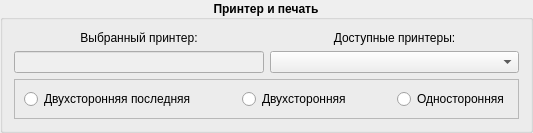
         <widget class="QGroupBox" name="groupBox_41101_printer">
          <property name="font">
           <font>
            <pointsize>9</pointsize>
            <weight>75</weight>
            <bold>true</bold>
           </font>
          </property>
          <property name="title">
           <string>Принтер и печать</string>
          </property>
          <property name="alignment">
           <set>Qt::AlignCenter</set>
          </property>
          <layout class="QGridLayout" name="gridLayout_19">
           <item row="1" column="0">
            <widget class="QLineEdit" name="lineEdit_41101_printer">
             <property name="enabled">
              <bool>false</bool>
             </property>
             <property name="sizePolicy">
              <sizepolicy hsizetype="Expanding" vsizetype="Fixed">
               <horstretch>0</horstretch>
               <verstretch>0</verstretch>
              </sizepolicy>
             </property>
             <property name="font">
              <font>
               <pointsize>9</pointsize>
               <weight>50</weight>
               <bold>false</bold>
              </font>
             </property>
            </widget>
           </item>
           <item row="2" column="0" colspan="2">
            <widget class="QFrame" name="frame_4">
             <property name="sizePolicy">
              <sizepolicy hsizetype="Preferred" vsizetype="Fixed">
               <horstretch>0</horstretch>
               <verstretch>0</verstretch>
              </sizepolicy>
             </property>
             <property name="font">
              <font>
               <pointsize>9</pointsize>
               <weight>75</weight>
               <bold>true</bold>
              </font>
             </property>
             <property name="frameShape">
              <enum>QFrame::StyledPanel</enum>
             </property>
             <property name="frameShadow">
              <enum>QFrame::Raised</enum>
             </property>
             <layout class="QGridLayout" name="gridLayout_7">
              <item row="0" column="0">
               <widget class="QRadioButton" name="radioButton_41101_group8_last_duplex">
                <property name="font">
                 <font>
                  <pointsize>9</pointsize>
                  <weight>50</weight>
                  <bold>false</bold>
                 </font>
                </property>
                <property name="text">
                 <string>Двухсторонняя последняя</string>
                </property>
               </widget>
              </item>
              <item row="0" column="4">
               <widget class="QRadioButton" name="radioButton_41101_group8_one_side">
                <property name="font">
                 <font>
                  <pointsize>9</pointsize>
                  <weight>50</weight>
                  <bold>false</bold>
                 </font>
                </property>
                <property name="text">
                 <string>Односторонняя</string>
                </property>
               </widget>
              </item>
              <item row="0" column="1">
               <spacer name="horizontalSpacer_8">
                <property name="font">
                 <font>
                  <pointsize>9</pointsize>
                  <weight>75</weight>
                  <bold>true</bold>
                 </font>
                </property>
                <property name="orientation">
                 <enum>Qt::Horizontal</enum>
                </property>
                <property name="sizeHint" stdset="0">
                 <size>
                  <width>40</width>
                  <height>20</height>
                 </size>
                </property>
               </spacer>
              </item>
              <item row="0" column="2">
               <widget class="QRadioButton" name="radioButton_41101_group8_duplex">
                <property name="font">
                 <font>
                  <pointsize>9</pointsize>
                  <weight>50</weight>
                  <bold>false</bold>
                 </font>
                </property>
                <property name="text">
                 <string>Двухсторонняя</string>
                </property>
               </widget>
              </item>
              <item row="0" column="3">
               <spacer name="horizontalSpacer_9">
                <property name="font">
                 <font>
                  <pointsize>9</pointsize>
                  <weight>75</weight>
                  <bold>true</bold>
                 </font>
                </property>
                <property name="orientation">
                 <enum>Qt::Horizontal</enum>
                </property>
                <property name="sizeHint" stdset="0">
                 <size>
                  <width>40</width>
                  <height>20</height>
                 </size>
                </property>
               </spacer>
              </item>
             </layout>
            </widget>
           </item>
           <item row="0" column="1">
            <widget class="QLabel" name="label_41101_available_printer">
             <property name="sizePolicy">
              <sizepolicy hsizetype="Preferred" vsizetype="Fixed">
               <horstretch>0</horstretch>
               <verstretch>0</verstretch>
              </sizepolicy>
             </property>
             <property name="font">
              <font>
               <pointsize>9</pointsize>
               <weight>50</weight>
               <bold>false</bold>
              </font>
             </property>
             <property name="text">
              <string>Доступные принтеры:</string>
             </property>
             <property name="alignment">
              <set>Qt::AlignCenter</set>
             </property>
            </widget>
           </item>
           <item row="1" column="1">
            <widget class="QComboBox" name="comboBox_41101_printer">
             <property name="sizePolicy">
              <sizepolicy hsizetype="Expanding" vsizetype="Fixed">
               <horstretch>0</horstretch>
               <verstretch>0</verstretch>
              </sizepolicy>
             </property>
             <property name="font">
              <font>
               <pointsize>9</pointsize>
               <weight>50</weight>
               <bold>false</bold>
              </font>
             </property>
            </widget>
           </item>
           <item row="0" column="0">
            <widget class="QLabel" name="label_41101_selected_printer">
             <property name="sizePolicy">
              <sizepolicy hsizetype="Preferred" vsizetype="Fixed">
               <horstretch>0</horstretch>
               <verstretch>0</verstretch>
              </sizepolicy>
             </property>
             <property name="font">
              <font>
               <pointsize>9</pointsize>
               <weight>50</weight>
               <bold>false</bold>
              </font>
             </property>
             <property name="text">
              <string>Выбранный принтер:</string>
             </property>
             <property name="alignment">
              <set>Qt::AlignCenter</set>
             </property>
            </widget>
           </item>
          </layout>
         </widget>
